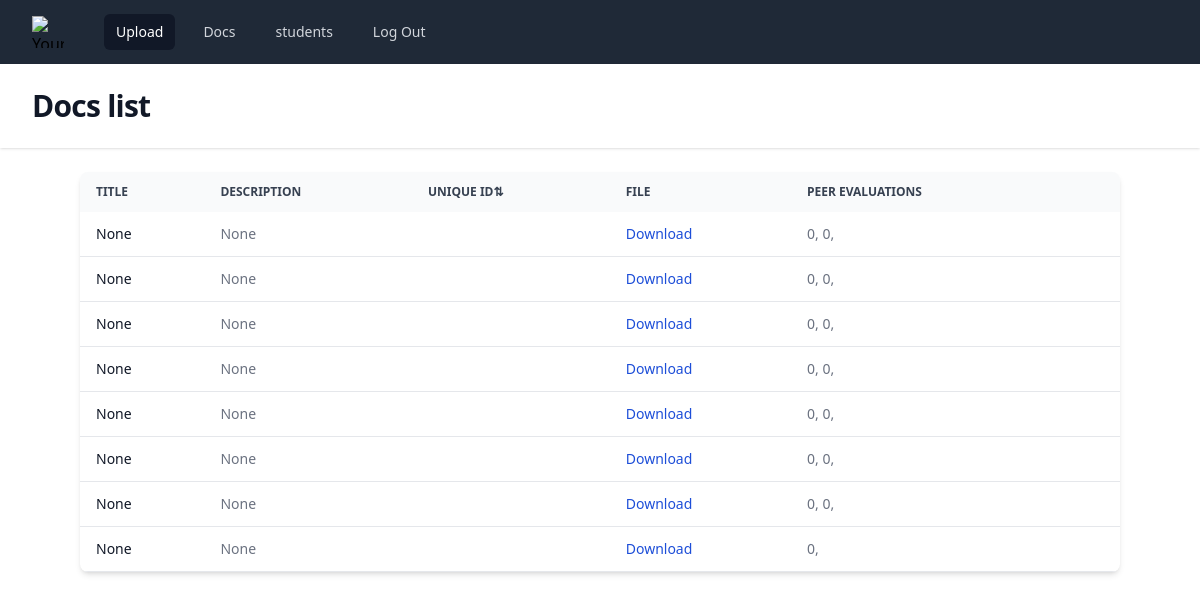
/docs/, run on an earlier commit of the app's database.
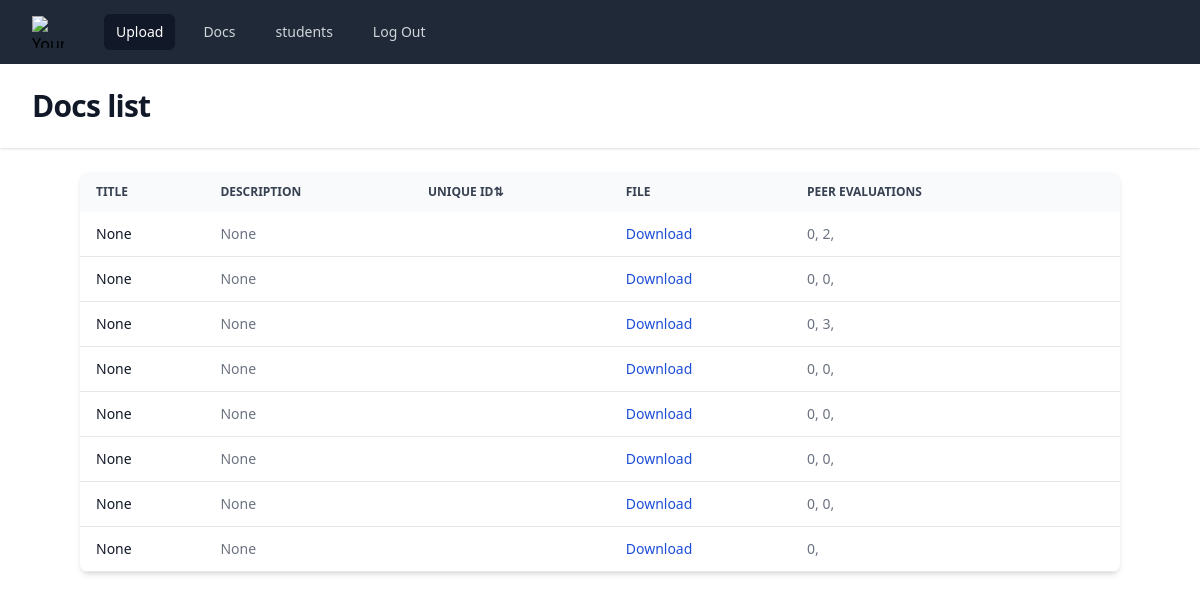
And on a later commit of the database.
### app/models.py (models this page shows, shortened)
class documents(models.Model):
    id = models.AutoField(primary_key=True)
    title = models.CharField(max_length=200, blank=True, null=True)
    description = models.TextField(null=True)
    user_id = models.ForeignKey(User, on_delete=models.CASCADE)
    peer_evaluations = models.ManyToManyField('PeerEvaluation')
    uid = models.ForeignKey('Student', on_delete=models.CASCADE)
    file = models.FileField(upload_to='documents/')

class PeerEvaluation(models.Model):
    evaluator_id = models.IntegerField()
    evaluation_date = models.DateTimeField(auto_now_add=True)
    evaluation = models.TextField()
    feedback = models.TextField()
    score = models.IntegerField()
    document = models.ForeignKey('documents', on_delete=models.CASCADE)
    evaluated = models.BooleanField(default=False)

### app/views.py (the view)
# urls.py: path('docs/', evaluationList),
def evaluationList(request):
    docs = []
    for doc in documents.objects.all():
        evaluations = PeerEvaluation.objects.filter(document_id=doc.id)
        docs.append({
            'doc': doc,
            'evaluations': evaluations
        })
    return render(request, 'docs.html', {'docs': docs})

### app/templates/docs.html (shortened to what this page needs)
{% extends "base.html" %} {% block title %} PeerEval : : Home {% endblock %} {% block header %} Docs list {% endblock %} {% block content %}
<div class="mx-auto max-w-screen-xl px-4 lg:px-12">
  <div
    class="bg-white dark:bg-gray-800 relative shadow-md sm:rounded-lg overflow-hidden"
  >
    <div class="overflow-x-auto">
      <table
        id="docsTable"
        class="w-full text-sm text-left text-gray-500 dark:text-gray-400"
      >
        <thead
          class="text-xs text-gray-700 uppercase bg-gray-50 dark:bg-gray-700 dark:text-gray-400"
        >
          <tr>
            <th scope="col" class="px-4 py-3">Title</th>
            <th scope="col" class="px-4 py-3">Description</th>
            <th scope="col" class="px-4 py-3" id="sortRollNo">
              Unique ID<span id="sort-icon">⇅</span>
            </th>
            <th scope="col" class="px-4 py-3">File</th>
            <th scope="col" class="px-4 py-3">Peer Evaluations</th>
            <th scope="col" class="px-4 py-3">
            </th>
          </tr>
        </thead>
        <tbody>
          {% for doc in docs %}
          <tr class="border-b dark:border-gray-700">
            <th
              scope="row"
              class="px-4 py-3 font-medium text-gray-900 whitespace-nowrap dark:text-white"
            >
              {{ doc.doc.title }}
            </th>
            <td class="px-4 py-3">{{ doc.doc.description }}</td>
            <td class="px-4 py-3 roll-no">{{ doc.doc.roll_no }}</td>
            <td class="px-4 py-3">
              <a
                href="{{ doc.doc.file.url }}"
                class="text-blue-700 hover:underline dark:text-blue-400 dark:hover:text-blue-300"
                target="_blank"
                >Download</a
              >
            </td>
            <td class="px-4 py-3">
              {% if doc.evaluations %} {% for eval in doc.evaluations %}
              {{ eval.score }}, {% endfor %} {% else %} No evaluations yet {% endif %}
            </td>
          </tr>
          {% endfor %}
        </tbody>
      </table>
    </div>
  </div>
</div>
{% endblock %}

### app/templates/base.html (shortened to what this page needs)
<!DOCTYPE html>
<html lang="en">
  <head>
    <script src="https://cdn.tailwindcss.com"></script>
    <link href="https://cdn.jsdelivr.net/npm/flowbite@2.5.2/dist/flowbite.min.css" rel="stylesheet" />
  </head>
  <body>
    <div class="min-h-full">
      <nav class="bg-gray-800">
        <div class="mx-auto max-w-7xl px-4 sm:px-6 lg:px-8">
          <div class="flex h-16 items-center justify-between">
            <div class="flex items-center">
              <div class="shrink-0">
                <img
                  class="size-8"
                  src="https://tailwindui.com/plus/img/logos/mark.svg?color=indigo&shade=500"
                  alt="Your Company"
                />
              </div>
              <div class="hidden md:block">
                <div class="ml-10 flex items-baseline space-x-4">
                  <a
                    href="/home"
                    class="rounded-md bg-gray-900 px-3 py-2 text-sm font-medium text-white"
                    aria-current="page"
                    >Upload</a
                  >
                  <a
                    href="/docs"
                    class="rounded-md px-3 py-2 text-sm font-medium text-gray-300 hover:bg-gray-700 hover:text-white"
                    >Docs</a
                  >
                  <a
                    href="/students"
                    class="rounded-md px-3 py-2 text-sm font-medium text-gray-300 hover:bg-gray-700 hover:text-white"
                    >students</a
                  >
                  <a
                    href="/logout"
                    class="rounded-md px-3 py-2 text-sm font-medium text-gray-300 hover:bg-gray-700 hover:text-white"
                    >Log Out</a
                  >
                </div>
              </div>
            </div>
          </div>
        </div>
      </nav>
      <header class="bg-white shadow">
        <div class="mx-auto max-w-7xl px-4 py-6 sm:px-6 lg:px-8">
          <h1 class="text-3xl font-bold tracking-tight text-gray-900">
            {% block header %} {%endblock%}
          </h1>
        </div>
      </header>
      <main>
        <div class="mx-auto max-w-7xl px-4 py-6 sm:px-6 lg:px-8">
            {% block content %}
            {% endblock %}
        </div>
      </main>
    </div>
  </body>
</html>

### app/templates/base.html (style rules this page uses)
h1 { color: green; font-weight: bold; }
img { width: 60%; }

What changed in the data, as far as the page shows it:
changed PeerEvaluation (number 2 of 15 on the later page): score "0" → "2"
changed PeerEvaluation (number 6 of 15 on the later page): score "0" → "3"
